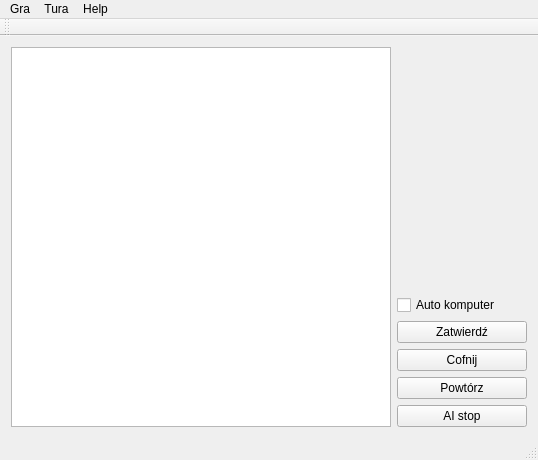
<?xml version="1.0" encoding="UTF-8"?>
<ui version="4.0">
 <class>MainWindow</class>
 <widget class="QMainWindow" name="MainWindow">
  <property name="geometry">
   <rect>
    <x>0</x>
    <y>0</y>
    <width>538</width>
    <height>458</height>
   </rect>
  </property>
  <property name="windowTitle">
   <string>Diabalik</string>
  </property>
  <widget class="QWidget" name="centralWidget">
   <layout class="QHBoxLayout" name="horizontalLayout">
    <item>
     <widget class="QGraphicsView" name="graphicsView">
      <property name="minimumSize">
       <size>
        <width>380</width>
        <height>380</height>
       </size>
      </property>
     </widget>
    </item>
    <item>
     <layout class="QVBoxLayout" name="verticalLayout">
      <item>
       <layout class="QVBoxLayout" name="tablice">
        <item>
         <widget class="QLabel" name="graczTablica">
          <property name="enabled">
           <bool>true</bool>
          </property>
          <property name="minimumSize">
           <size>
            <width>130</width>
            <height>0</height>
           </size>
          </property>
          <property name="text">
           <string/>
          </property>
         </widget>
        </item>
        <item>
         <widget class="QLabel" name="ruchyTablica">
          <property name="text">
           <string/>
          </property>
         </widget>
        </item>
       </layout>
      </item>
      <item>
       <spacer name="verticalSpacer">
        <property name="orientation">
         <enum>Qt::Vertical</enum>
        </property>
        <property name="sizeHint" stdset="0">
         <size>
          <width>20</width>
          <height>40</height>
         </size>
        </property>
       </spacer>
      </item>
      <item>
       <widget class="QCheckBox" name="AutoKomputer">
        <property name="text">
         <string>Auto komputer</string>
        </property>
       </widget>
      </item>
      <item>
       <layout class="QVBoxLayout" name="przyciski">
        <item>
         <widget class="QPushButton" name="Zatwierdz_pushButton">
          <property name="text">
           <string>Zatwierdź</string>
          </property>
          <property name="shortcut">
           <string>Space</string>
          </property>
         </widget>
        </item>
        <item>
         <widget class="QPushButton" name="Cofnij_pushButton">
          <property name="text">
           <string>Cofnij</string>
          </property>
          <property name="shortcut">
           <string>Ctrl+Z</string>
          </property>
         </widget>
        </item>
        <item>
         <widget class="QPushButton" name="Powtorz_pushButton">
          <property name="text">
           <string>Powtórz</string>
          </property>
          <property name="shortcut">
           <string>Ctrl+Shift+Z</string>
          </property>
         </widget>
        </item>
        <item>
         <widget class="QPushButton" name="AI_stop_pushButton">
          <property name="text">
           <string>AI stop</string>
          </property>
         </widget>
        </item>
       </layout>
      </item>
     </layout>
    </item>
   </layout>
  </widget>
  <widget class="QMenuBar" name="menuBar">
   <property name="geometry">
    <rect>
     <x>0</x>
     <y>0</y>
     <width>538</width>
     <height>25</height>
    </rect>
   </property>
   <widget class="QMenu" name="menuGra">
    <property name="title">
     <string>Gra</string>
    </property>
    <addaction name="actionNowa_Gra"/>
    <addaction name="actionZapisz_gr"/>
    <addaction name="actionEdytuj_plansze"/>
    <addaction name="separator"/>
    <addaction name="actionZakoncz"/>
   </widget>
   <widget class="QMenu" name="menuHelp">
    <property name="title">
     <string>Help</string>
    </property>
    <addaction name="actionPomoc"/>
    <addaction name="actionAutor"/>
   </widget>
   <widget class="QMenu" name="menuTura">
    <property name="title">
     <string>Tura</string>
    </property>
    <addaction name="actionWzbudzKomputer"/>
    <addaction name="actionDaj_podpowiedz"/>
   </widget>
   <addaction name="menuGra"/>
   <addaction name="menuTura"/>
   <addaction name="menuHelp"/>
  </widget>
  <widget class="QToolBar" name="mainToolBar">
   <attribute name="toolBarArea">
    <enum>TopToolBarArea</enum>
   </attribute>
   <attribute name="toolBarBreak">
    <bool>false</bool>
   </attribute>
  </widget>
  <widget class="QStatusBar" name="statusBar"/>
  <action name="actionNowa_Gra">
   <property name="text">
    <string>Nowa Gra</string>
   </property>
   <property name="shortcut">
    <string>Ctrl+N</string>
   </property>
  </action>
  <action name="actionEdytuj_plansze">
   <property name="text">
    <string>Edytuj plansze</string>
   </property>
   <property name="shortcut">
    <string>Ctrl+E</string>
   </property>
  </action>
  <action name="actionZapisz_gr">
   <property name="text">
    <string>Zapisz grę</string>
   </property>
   <property name="shortcut">
    <string>Ctrl+S</string>
   </property>
  </action>
  <action name="actionZakoncz">
   <property name="text">
    <string>Zakończ</string>
   </property>
   <property name="shortcut">
    <string>Ctrl+Q</string>
   </property>
  </action>
  <action name="actionPomoc">
   <property name="text">
    <string>Pomoc</string>
   </property>
  </action>
  <action name="actionAutor">
   <property name="text">
    <string>Autor</string>
   </property>
  </action>
  <action name="actionWzbudzKomputer">
   <property name="text">
    <string>Wzbudź Komputer</string>
   </property>
   <property name="shortcut">
    <string>Ctrl+P</string>
   </property>
  </action>
  <action name="actionDaj_podpowiedz">
   <property name="text">
    <string>Daj podpowiedź</string>
   </property>
   <property name="shortcut">
    <string>Ctrl+H</string>
   </property>
  </action>
 </widget>
 <layoutdefault spacing="6" margin="11"/>
 <resources/>
 <connections/>
</ui>
